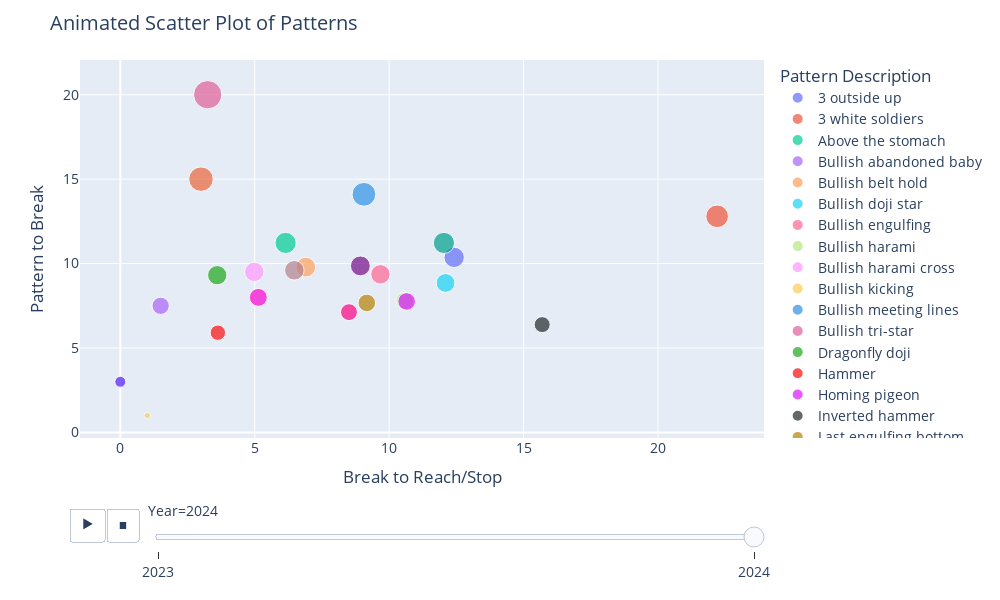

Source (notebook cell):
### Code cell
import plotly.express as px
df_c = bur
# Assuming your dataframe is called `df` and the column is named 'Start'
df_c['Year'] = pd.to_datetime(df_c['Start']).dt.year
# This will create a new column 'YearMonth' in the format 'YYYY-MM'
main = df_c.groupby(['Year','Pattern Description','Type of Pattern'])[['Pattern length','Pattern to break','Break to reach/stop']].mean().reset_index()
import plotly.express as px

import plotly.express as px

# Define a custom color palette to handle a larger number of categories
custom_colors = (
    px.colors.qualitative.Plotly + 
    px.colors.qualitative.Dark24 + 
    px.colors.qualitative.Set3
)

# Create an animated scatter plot with custom colors
fig = px.scatter(
    main,
    x="Break to reach/stop",
    y="Pattern to break",
    animation_frame="Year",
    animation_group="Pattern Description",
    size="Pattern to break",
    color="Pattern Description",
    hover_name="Pattern Description",
    color_discrete_sequence=custom_colors  # Use the custom color palette
)

# Optional: Remove animation buttons for a cleaner look
fig.update_layout(
    updatemenus=[]  # Removes the default animation control buttons
)

# Update layout to enhance plot appearance
fig.update_layout(
    title="Animated Scatter Plot of Patterns",  # Add a title
    xaxis_title="Break to Reach/Stop",  # X-axis label
    yaxis_title="Pattern to Break",  # Y-axis label
    width=1000,  # Customize plot width
    height=600,  # Customize plot height
    font=dict(size=14),  # Adjust font size for better readability
)

# Show the plot
fig.show()

### Figure 1 — Plotly figure (JSON) as saved in the notebook; plotly's stock layout.template omitted (floating-point values rounded to 4 significant figures)
{"data": [{"hovertemplate": "<b>%{hovertext}</b><br><br>Pattern Description=3 outside up<br>Year=2024<br>Break to reach/stop=%{x}<br>Pattern to break=%{marker.size}<extra></extra>", "hovertext": ["3 outside up"], "ids": ["3 outside up"], "legendgroup": "3 outside up", "marker": {"color": "#636EFA", "size": [10.37], "sizemode": "area", "sizeref": 0.05, "symbol": "circle"}, "mode": "markers", "name": "3 outside up", "orientation": "v", "showlegend": true, "type": "scatter", "x": [12.42], "xaxis": "x", "y": [10.37], "yaxis": "y"}, {"hovertemplate": "<b>%{hovertext}</b><br><br>Pattern Description=3 white soldiers<br>Year=2024<br>Break to reach/stop=%{x}<br>Pattern to break=%{marker.size}<extra></extra>", "hovertext": ["3 white soldiers"], "ids": ["3 white soldiers"], "legendgroup": "3 white soldiers", "marker": {"color": "#EF553B", "size": [12.8], "sizemode": "area", "sizeref": 0.05, "symbol": "circle"}, "mode": "markers", "name": "3 white soldiers", "orientation": "v", "showlegend": true, "type": "scatter", "x": [22.2], "xaxis": "x", "y": [12.8], "yaxis": "y"}, {"hovertemplate": "<b>%{hovertext}</b><br><br>Pattern Description=Above the stomach<br>Year=2024<br>Break to reach/stop=%{x}<br>Pattern to break=%{marker.size}<extra></extra>", "hovertext": ["Above the stomach"], "ids": ["Above the stomach"], "legendgroup": "Above the stomach", "marker": {"color": "#00CC96", "size": [11.22], "sizemode": "area", "sizeref": 0.05, "symbol": "circle"}, "mode": "markers", "name": "Above the stomach", "orientation": "v", "showlegend": true, "type": "scatter", "x": [6.147], "xaxis": "x", "y": [11.22], "yaxis": "y"}, {"hovertemplate": "<b>%{hovertext}</b><br><br>Pattern Description=Bullish abandoned baby<br>Year=2024<br>Break to reach/stop=%{x}<br>Pattern to break=%{marker.size}<extra></extra>", "hovertext": ["Bullish abandoned baby"], "ids": ["Bullish abandoned baby"], "legendgroup": "Bullish abandoned baby", "marker": {"color": "#AB63FA", "size": [7.5], "sizemode": "area", "sizeref": 0.05, "symbol": "circle"}, "mode": "markers", "name": "Bullish abandoned baby", "orientation": "v", "showlegend": true, "type": "scatter", "x": [1.5], "xaxis": "x", "y": [7.5], "yaxis": "y"}, {"hovertemplate": "<b>%{hovertext}</b><br><br>Pattern Description=Bullish belt hold<br>Year=2024<br>Break to reach/stop=%{x}<br>Pattern to break=%{marker.size}<extra></extra>", "hovertext": ["Bullish belt hold"], "ids": ["Bullish belt hold"], "legendgroup": "Bullish belt hold", "marker": {"color": "#FFA15A", "size": [9.789], "sizemode": "area", "sizeref": 0.05, "symbol": "circle"}, "mode": "markers", "name": "Bullish belt hold", "orientation": "v", "showlegend": true, "type": "scatter", "x": [6.898], "xaxis": "x", "y": [9.789], "yaxis": "y"}, {"hovertemplate": "<b>%{hovertext}</b><br><br>Pattern Description=Bullish doji star<br>Year=2024<br>Break to reach/stop=%{x}<br>Pattern to break=%{marker.size}<extra></extra>", "hovertext": ["Bullish doji star"], "ids": ["Bullish doji star"], "legendgroup": "Bullish doji star", "marker": {"color": "#19D3F3", "size": [8.854], "sizemode": "area", "sizeref": 0.05, "symbol": "circle"}, "mode": "markers", "name": "Bullish doji star", "orientation": "v", "showlegend": true, "type": "scatter", "x": [12.1], "xaxis": "x", "y": [8.854], "yaxis": "y"}, {"hovertemplate": "<b>%{hovertext}</b><br><br>Pattern Description=Bullish engulfing<br>Year=2024<br>Break to reach/stop=%{x}<br>Pattern to break=%{marker.size}<extra></extra>", "hovertext": ["Bullish engulfing"], "ids": ["Bullish engulfing"], "legendgroup": "Bullish engulfing", "marker": {"color": "#FF6692", "size": [9.366], "sizemode": "area", "sizeref": 0.05, "symbol": "circle"}, "mode": "markers", "name": "Bullish engulfing", "orientation": "v", "showlegend": true, "type": "scatter", "x": [9.674], "xaxis": "x", "y": [9.366], "yaxis": "y"}, {"hovertemplate": "<b>%{hovertext}</b><br><br>Pattern Description=Bullish harami<br>Year=2024<br>Break to reach/stop=%{x}<br>Pattern to break=%{marker.size}<extra></extra>", "hovertext": ["Bullish harami"], "ids": ["Bullish harami"], "legendgroup": "Bullish harami", "marker": {"color": "#B6E880", "size": [7.786], "sizemode": "area", "sizeref": 0.05, "symbol": "circle"}, "mode": "markers", "name": "Bullish harami", "orientation": "v", "showlegend": true, "type": "scatter", "x": [10.58], "xaxis": "x", "y": [7.786], "yaxis": "y"}, {"hovertemplate": "<b>%{hovertext}</b><br><br>Pattern Description=Bullish harami cross<br>Year=2024<br>Break to reach/stop=%{x}<br>Pattern to break=%{marker.size}<extra></extra>", "hovertext": ["Bullish harami cross"], "ids": ["Bullish harami cross"], "legendgroup": "Bullish harami cross", "marker": {"color": "#FF97FF", "size": [9.51], "sizemode": "area", "sizeref": 0.05, "symbol": "circle"}, "mode": "markers", "name": "Bullish harami cross", "orientation": "v", "showlegend": true, "type": "scatter", "x": [4.982], "xaxis": "x", "y": [9.51], "yaxis": "y"}, {"hovertemplate": "<b>%{hovertext}</b><br><br>Pattern Description=Bullish kicking<br>Year=2024<br>Break to reach/stop=%{x}<br>Pattern to break=%{marker.size}<extra></extra>", "hovertext": ["Bullish kicking"], "ids": ["Bullish kicking"], "legendgroup": "Bullish kicking", "marker": {"color": "#FECB52", "size": [1], "sizemode": "area", "sizeref": 0.05, "symbol": "circle"}, "mode": "markers", "name": "Bullish kicking", "orientation": "v", "showlegend": true, "type": "scatter", "x": [1], "xaxis": "x", "y": [1], "yaxis": "y"}, {"hovertemplate": "<b>%{hovertext}</b><br><br>Pattern Description=Bullish meeting lines<br>Year=2024<br>Break to reach/stop=%{x}<br>Pattern to break=%{marker.size}<extra></extra>", "hovertext": ["Bullish meeting lines"], "ids": ["Bullish meeting lines"], "legendgroup": "Bullish meeting lines", "marker": {"color": "#2E91E5", "size": [14.1], "sizemode": "area", "sizeref": 0.05, "symbol": "circle"}, "mode": "markers", "name": "Bullish meeting lines", "orientation": "v", "showlegend": true, "type": "scatter", "x": [9.061], "xaxis": "x", "y": [14.1], "yaxis": "y"}, {"hovertemplate": "<b>%{hovertext}</b><br><br>Pattern Description=Bullish tri-star<br>Year=2024<br>Break to reach/stop=%{x}<br>Pattern to break=%{marker.size}<extra></extra>", "hovertext": ["Bullish tri-star"], "ids": ["Bullish tri-star"], "legendgroup": "Bullish tri-star", "marker": {"color": "#E15F99", "size": [20], "sizemode": "area", "sizeref": 0.05, "symbol": "circle"}, "mode": "markers", "name": "Bullish tri-star", "orientation": "v", "showlegend": true, "type": "scatter", "x": [3.25], "xaxis": "x", "y": [20], "yaxis": "y"}, {"hovertemplate": "<b>%{hovertext}</b><br><br>Pattern Description=Dragonfly doji<br>Year=2024<br>Break to reach/stop=%{x}<br>Pattern to break=%{marker.size}<extra></extra>", "hovertext": ["Dragonfly doji"], "ids": ["Dragonfly doji"], "legendgroup": "Dragonfly doji", "marker": {"color": "#1CA71C", "size": [9.312], "sizemode": "area", "sizeref": 0.05, "symbol": "circle"}, "mode": "markers", "name": "Dragonfly doji", "orientation": "v", "showlegend": true, "type": "scatter", "x": [3.604], "xaxis": "x", "y": [9.312], "yaxis": "y"}, {"hovertemplate": "<b>%{hovertext}</b><br><br>Pattern Description=Hammer<br>Year=2024<br>Break to reach/stop=%{x}<br>Pattern to break=%{marker.size}<extra></extra>", "hovertext": ["Hammer"], "ids": ["Hammer"], "legendgroup": "Hammer", "marker": {"color": "#FB0D0D", "size": [5.907], "sizemode": "area", "sizeref": 0.05, "symbol": "circle"}, "mode": "markers", "name": "Hammer", "orientation": "v", "showlegend": true, "type": "scatter", "x": [3.628], "xaxis": "x", "y": [5.907], "yaxis": "y"}, {"hovertemplate": "<b>%{hovertext}</b><br><br>Pattern Description=Homing pigeon<br>Year=2024<br>Break to reach/stop=%{x}<br>Pattern to break=%{marker.size}<extra></extra>", "hovertext": ["Homing pigeon"], "ids": ["Homing pigeon"], "legendgroup": "Homing pigeon", "marker": {"color": "#DA16FF", "size": [7.757], "sizemode": "area", "sizeref": 0.05, "symbol": "circle"}, "mode": "markers", "name": "Homing pigeon", "orientation": "v", "showlegend": true, "type": "scatter", "x": [10.65], "xaxis": "x", "y": [7.757], "yaxis": "y"}, {"hovertemplate": "<b>%{hovertext}</b><br><br>Pattern Description=Inverted hammer<br>Year=2024<br>Break to reach/stop=%{x}<br>Pattern to break=%{marker.size}<extra></extra>", "hovertext": ["Inverted hammer"], "ids": ["Inverted hammer"], "legendgroup": "Inverted hammer", "marker": {"color": "#222A2A", "size": [6.385], "sizemode": "area", "sizeref": 0.05, "symbol": "circle"}, "mode": "markers", "name": "Inverted hammer", "orientation": "v", "showlegend": true, "type": "scatter", "x": [15.69], "xaxis": "x", "y": [6.385], "yaxis": "y"}, {"hovertemplate": "<b>%{hovertext}</b><br><br>Pattern Description=Last engulfing bottom<br>Year=2024<br>Break to reach/stop=%{x}<br>Pattern to break=%{marker.size}<extra></extra>", "hovertext": ["Last engulfing bottom"], "ids": ["Last engulfing bottom"], "legendgroup": "Last engulfing bottom", "marker": {"color": "#B68100", "size": [7.671], "sizemode": "area", "sizeref": 0.05, "symbol": "circle"}, "mode": "markers", "name": "Last engulfing bottom", "orientation": "v", "showlegend": true, "type": "scatter", "x": [9.169], "xaxis": "x", "y": [7.671], "yaxis": "y"}, {"hovertemplate": "<b>%{hovertext}</b><br><br>Pattern Description=Matching low<br>Year=2024<br>Break to reach/stop=%{x}<br>Pattern to break=%{marker.size}<extra></extra>", "hovertext": ["Matching low"], "ids": ["Matching low"], "legendgroup": "Matching low", "marker": {"color": "#750D86", "size": [9.863], "sizemode": "area", "sizeref": 0.05, "symbol": "circle"}, "mode": "markers", "name": "Matching low", "orientation": "v", "showlegend": true, "type": "scatter", "x": [8.929], "xaxis": "x", "y": [9.863], "yaxis": "y"}, {"hovertemplate": "<b>%{hovertext}</b><br><br>Pattern Description=Morning doji star<br>Year=2024<br>Break to reach/stop=%{x}<br>Pattern to break=%{marker.size}<extra></extra>", "hovertext": ["Morning doji star"], "ids": ["Morning doji star"], "legendgroup": "Morning doji star", "marker": {"color": "#EB663B", "size": [15], "sizemode": "area", "sizeref": 0.05, "symbol": "circle"}, "mode": "markers", "name": "Morning doji star", "orientation": "v", "showlegend": true, "type": "scatter", "x": [3], "xaxis": "x", "y": [15], "yaxis": "y"}, {"hovertemplate": "<b>%{hovertext}</b><br><br>Pattern Description=Morning star<br>Year=2024<br>Break to reach/stop=%{x}<br>Pattern to break=%{marker.size}<extra></extra>", "hovertext": ["Morning star"], "ids": ["Morning star"], "legendgroup": "Morning star", "marker": {"color": "#511CFB", "size": [3], "sizemode": "area", "sizeref": 0.05, "symbol": "circle"}, "mode": "markers", "name": "Morning star", "orientation": "v", "showlegend": true, "type": "scatter", "x": [0], "xaxis": "x", "y": [3], "yaxis": "y"}, {"hovertemplate": "<b>%{hovertext}</b><br><br>Pattern Description=Piercing pattern<br>Year=2024<br>Break to reach/stop=%{x}<br>Pattern to break=%{marker.size}<extra></extra>", "hovertext": ["Piercing pattern"], "ids": ["Piercing pattern"], "legendgroup": "Piercing pattern", "marker": {"color": "#00A08B", "size": [11.22], "sizemode": "area", "sizeref": 0.05, "symbol": "circle"}, "mode": "markers", "name": "Piercing pattern", "orientation": "v", "showlegend": true, "type": "scatter", "x": [12.04], "xaxis": "x", "y": [11.22], "yaxis": "y"}, {"hovertemplate": "<b>%{hovertext}</b><br><br>Pattern Description=Stick sandwich<br>Year=2024<br>Break to reach/stop=%{x}<br>Pattern to break=%{marker.size}<extra></extra>", "hovertext": ["Stick sandwich"], "ids": ["Stick sandwich"], "legendgroup": "Stick sandwich", "marker": {"color": "#FB00D1", "size": [8], "sizemode": "area", "sizeref": 0.05, "symbol": "circle"}, "mode": "markers", "name": "Stick sandwich", "orientation": "v", "showlegend": true, "type": "scatter", "x": [5.133], "xaxis": "x", "y": [8], "yaxis": "y"}, {"hovertemplate": "<b>%{hovertext}</b><br><br>Pattern Description=Takuri line<br>Year=2024<br>Break to reach/stop=%{x}<br>Pattern to break=%{marker.size}<extra></extra>", "hovertext": ["Takuri line"], "ids": ["Takuri line"], "legendgroup": "Takuri line", "marker": {"color": "#FC0080", "size": [7.124], "sizemode": "area", "sizeref": 0.05, "symbol": "circle"}, "mode": "markers", "name": "Takuri line", "orientation": "v", "showlegend": true, "type": "scatter", "x": [8.505], "xaxis": "x", "y": [7.124], "yaxis": "y"}, {"hovertemplate": "<b>%{hovertext}</b><br><br>Pattern Description=Tweezers bottom<br>Year=2024<br>Break to reach/stop=%{x}<br>Pattern to break=%{marker.size}<extra></extra>", "hovertext": ["Tweezers bottom"], "ids": ["Tweezers bottom"], "legendgroup": "Tweezers bottom", "marker": {"color": "#B2828D", "size": [9.601], "sizemode": "area", "sizeref": 0.05, "symbol": "circle"}, "mode": "markers", "name": "Tweezers bottom", "orientation": "v", "showlegend": true, "type": "scatter", "x": [6.473], "xaxis": "x", "y": [9.601], "yaxis": "y"}], "layout": {"font": {"size": 14}, "height": 600, "legend": {"itemsizing": "constant", "title": {"text": "Pattern Description"}, "tracegroupgap": 0}, "margin": {"t": 60}, "sliders": [{"active": 1, "currentvalue": {"prefix": "Year="}, "len": 0.9, "pad": {"b": 10, "t": 60}, "steps": [{"args": [["2023"], {"frame": {"duration": 0, "redraw": false}, "fromcurrent": true, "mode": "immediate", "transition": {"duration": 0, "easing": "linear"}}], "label": "2023", "method": "animate"}, {"args": [["2024"], {"frame": {"duration": 0, "redraw": false}, "fromcurrent": true, "mode": "immediate", "transition": {"duration": 0, "easing": "linear"}}], "label": "2024", "method": "animate"}], "x": 0.1, "xanchor": "left", "y": 0, "yanchor": "top"}], "title": {"text": "Animated Scatter Plot of Patterns"}, "updatemenus": [{"active": 0, "buttons": [{"args": [null, {"frame": {"duration": 500, "redraw": false}, "fromcurrent": true, "mode": "immediate", "transition": {"duration": 500, "easing": "linear"}}], "label": "&#9654;", "method": "animate"}, {"args": [[null], {"frame": {"duration": 0, "redraw": false}, "fromcurrent": true, "mode": "immediate", "transition": {"duration": 0, "easing": "linear"}}], "label": "&#9724;", "method": "animate"}], "direction": "left", "pad": {"r": 10, "t": 70}, "showactive": false, "type": "buttons", "x": 0.1, "xanchor": "right", "y": 0, "yanchor": "top"}], "width": 1000, "xaxis": {"anchor": "y", "autorange": true, "domain": [0, 1], "range": [-1.372, 34.02], "title": {"text": "Break to Reach/Stop"}, "type": "linear"}, "yaxis": {"anchor": "x", "autorange": true, "domain": [0, 1], "range": [4.512, 19.74], "title": {"text": "Pattern to Break"}, "type": "linear"}}}
